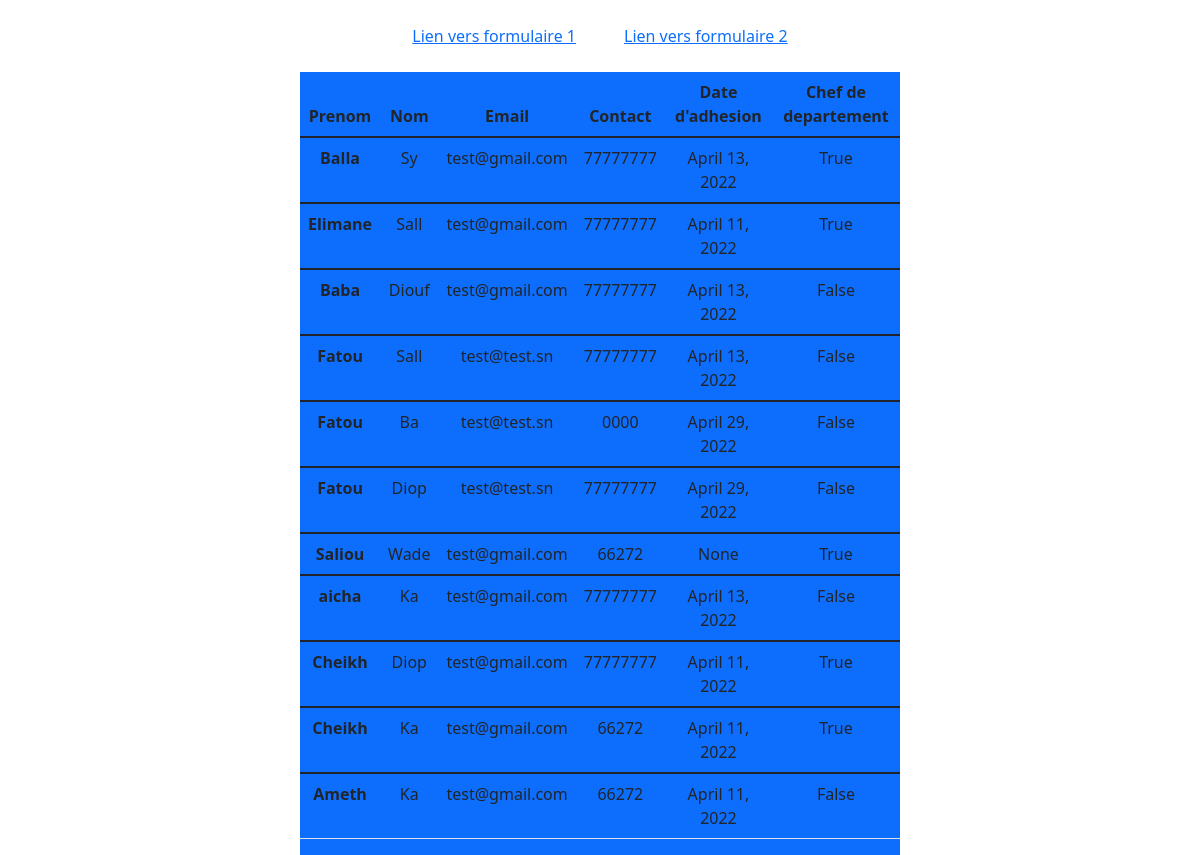
/users/, run on the app's committed database.
### users/models.py (models this page shows)
class Professeur(models.Model):
    prenom = models.CharField(max_length=40, null=True)
    nom = models.CharField(max_length=40, null=True)
    email = models.EmailField(max_length=100, null=True)
    contact = models.CharField(max_length=10, null = True)
    Date_adhesion = models.DateField(null= True)
    chef_department = models.BooleanField(default=False)

### users/views.py (the view)
# urls.py: path('', views.index)
def index(request):
    base = Professeur.objects.all()
    return render(request, 'index.html', {'base_donnee':base})

### users/templates/index.html (shortened to what this page needs)
<!DOCTYPE html>
<html lang="en">
<head>
    <link href="https://cdn.jsdelivr.net/npm/bootstrap@5.1.3/dist/css/bootstrap.min.css" rel="stylesheet"
>
</head>
<body>
<div class="d-flex justify-content-center">
<a  class="m-4" href="{% url 'formprof' %} ">Lien vers formulaire 1</a>
<a class="m-4" type="button" href="{% url 'formprof2' %}">Lien vers formulaire 2</a>
</div>
<div class="d-flex justify-content-center">
<div class="col-6 text-center bg-primary">
<table class="table">
  <thead>
    <tr>
      <th scope="col">Prenom</th>
      <th scope="col">Nom</th>
        <th scope="col">Email</th>
        <th scope="col">Contact</th>
      <th scope="col">Date d'adhesion</th>
      <th scope="col">Chef de departement</th>
    </tr>
  </thead>
  <tbody>
   {% for item in base_donnee %}
    <tr>
      <th scope="row">{{ item.prenom }}</th>
      <td>{{ item.nom }}</td>
      <td>{{ item.email }}</td>
      <td>{{ item.contact }}</td>
        <td>{{ item.Date_adhesion }}</td>
        <td>{{ item.chef_department }}</td>
    </tr>
  </tbody>
    {% endfor %}
</table></div></div>
</body>
</html>

### data on the page
Professeur: prenom "Balla", nom "Sy", email "test@gmail.com", contact "77777777", Date_adhesion "April 13, 2022", chef_department "True"
Professeur: prenom "Elimane", nom "Sall", email "test@gmail.com", contact "77777777", Date_adhesion "April 11, 2022", chef_department "True"
Professeur: prenom "Baba", nom "Diouf", email "test@gmail.com", contact "77777777", Date_adhesion "April 13, 2022", chef_department "False"
Professeur: prenom "Fatou", nom "Sall", email "test@test.sn", contact "77777777", Date_adhesion "April 13, 2022", chef_department "False"
Professeur: prenom "Fatou", nom "Ba", email "test@test.sn", contact "0000", Date_adhesion "April 29, 2022", chef_department "False"
Professeur: prenom "Fatou", nom "Diop", email "test@test.sn", contact "77777777", Date_adhesion "April 29, 2022", chef_department "False"
Professeur: prenom "Saliou", nom "Wade", email "test@gmail.com", contact "66272", Date_adhesion "None", chef_department "True"
Professeur: prenom "aicha", nom "Ka", email "test@gmail.com", contact "77777777", Date_adhesion "April 13, 2022", chef_department "False"
Professeur: prenom "Cheikh", nom "Diop", email "test@gmail.com", contact "77777777", Date_adhesion "April 11, 2022", chef_department "True"
Professeur: prenom "Cheikh", nom "Ka", email "test@gmail.com", contact "66272", Date_adhesion "April 11, 2022", chef_department "True"
Professeur: prenom "Ameth", nom "Ka", email "test@gmail.com", contact "66272", Date_adhesion "April 11, 2022", chef_department "False"
